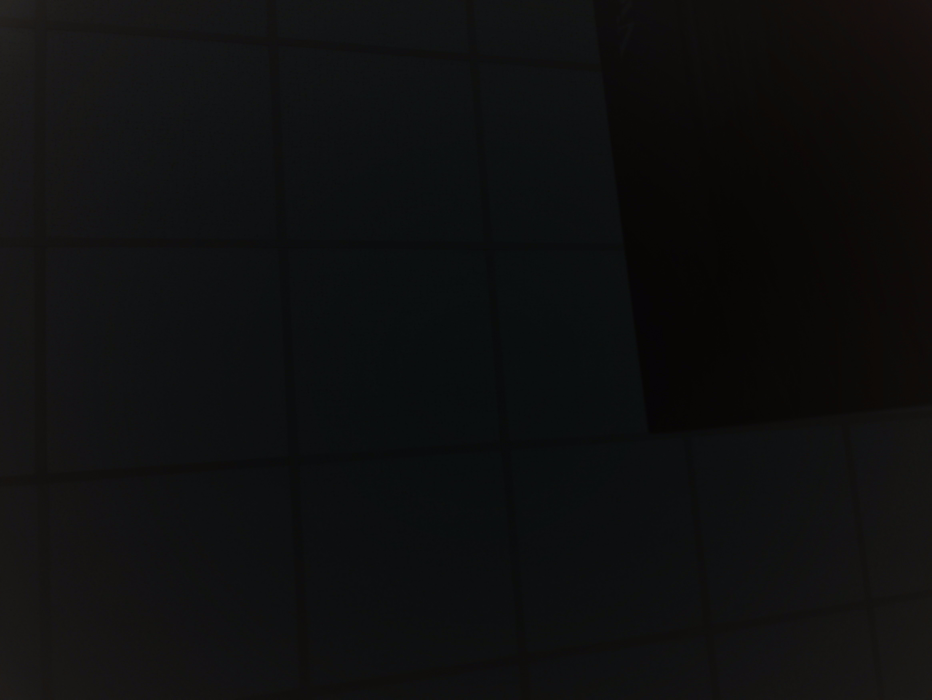
#> input picture registry-service/images/capture_0.jpg, 4656 x 3496 px (shown at 1/5 size)
$ python -i utils.py   (imports and definitions only)
#> lines starting #> are read from the running program, lines starting #| are printed output that depends on the picture
#> further down, picture is the input picture: shape (3496, 4656, 3); mean B, G, R 15.8, 15.4, 15.1
import math
from typing import *

import cv2
import matplotlib.pyplot as plt
import numpy as np
from scipy.signal import medfilt

# types
IMAGE = np.ndarray
CONTOUR = np.ndarray
CONTOURS = Sequence[Union[cv2.Mat, np.ndarray]]

# colors
RED = [0, 0, 255]
GREEN = [0, 255, 0]
BLUE = [255, 0, 0]
BLACK = [0, 0, 0]
WHITE = [255, 255, 255]
TRANSPARENT = [0, 0, 0, 0]


# [134 lines left out: functions load, circle, cv_show, show, show_more, not called in this run]


def remove_reflect(
    image: IMAGE, threshold: int = 250, alpha: float = 1, beta: float = 0.1
) -> IMAGE:
#> called with threshold = 250, alpha = 1, beta = 0.1
    gray = cv2.cvtColor(image, cv2.COLOR_BGR2GRAY)
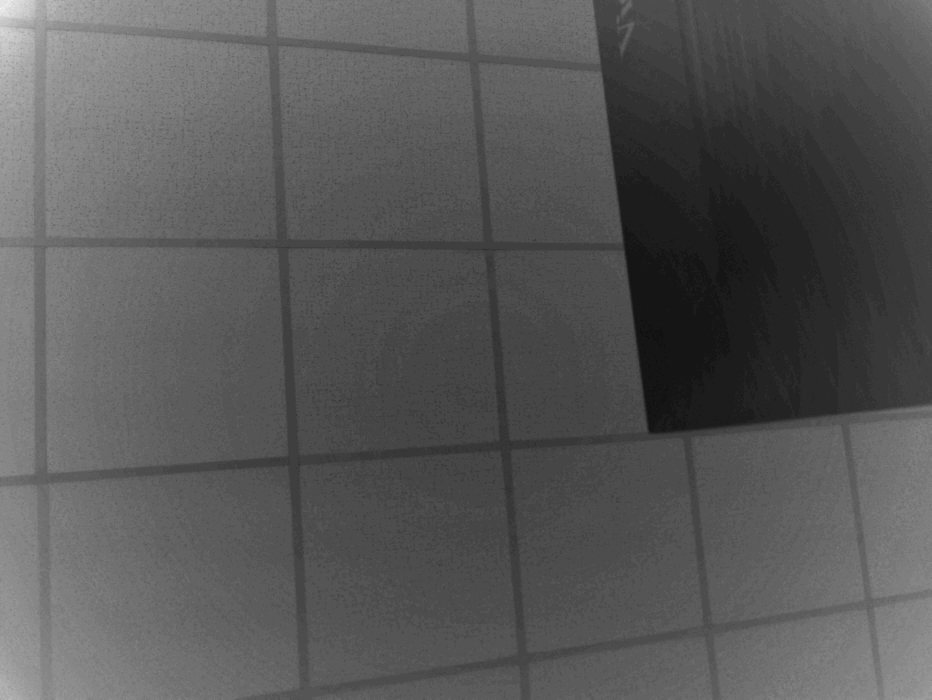
#> gray: shape (3496, 4656) (shown at 1/5 size); min 3, max 39, mean 15.4; drawn with min black and max white
    # kernel = np.ones(kernel_size, np.uint8)
    temp = gray.copy()
    temp[temp < threshold] = 0
#> temp: shape (3496, 4656); every value is 0
    temp[temp >= threshold] = 255
    # cv2.dilate(temp, kernel, iterations=2)
    contours, hierarchy = cv2.findContours(temp, cv2.RETR_TREE, cv2.CHAIN_APPROX_NONE)
#> contours = []
    mask = np.zeros(temp.shape, np.uint8)
    for contour in contours:
        rect = cv2.boundingRect(contour)
        cv2.rectangle(mask, rect, 255, -1)
#> this loop made 0 passes
    # cv2.fillPoly(blank,contours,255)
#> (the run stopped early here; a loop or call above may not have finished)
